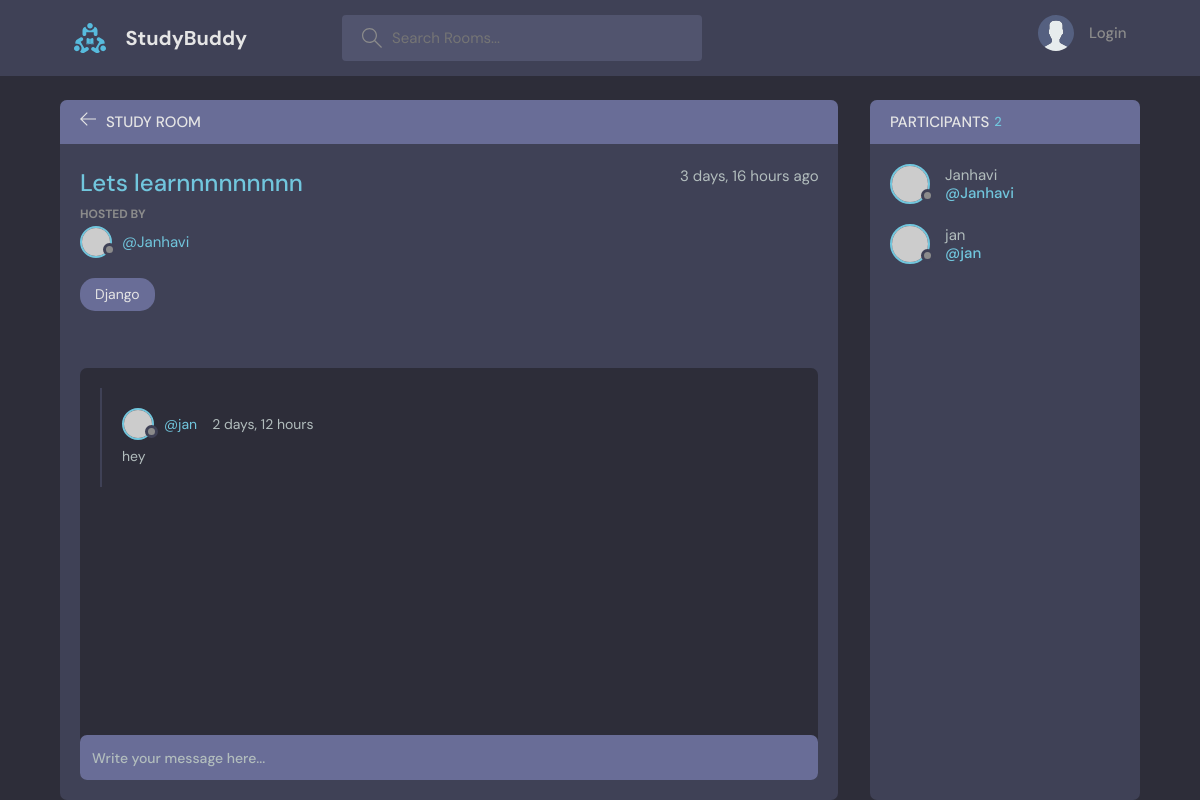
Page /room/3 on the committed database.
### base/models.py (models this page shows, shortened)
class Roomy(models.Model):
    host = models.ForeignKey(User,on_delete=models.SET_NULL,null=True)
    topic = models.ForeignKey(Topic,on_delete=models.SET_NULL,null=True)
    name = models.CharField(max_length=200)
    description = models.TextField(null=True,blank=True) #null field is allowed
    participants = models.ManyToManyField(User,related_name='participants',blank=True)
    updated = models.DateTimeField(auto_now=True) #takes a snapshot on everytime we save the room
    created = models.DateTimeField(auto_now_add=True) #takes snapshot when we first create the room
    class Meta:
        ordering = ['-updated','-created']

class Topic(models.Model):
    name = models.CharField(max_length=200)
    def __str__(self):
        return self.name

class Message(models.Model):
    user = models.ForeignKey(User,on_delete=models.CASCADE)
    room = models.ForeignKey(Roomy,on_delete=models.CASCADE) #if a room gets deleted all the messages gets deleted
    body = models.TextField()
    updated = models.DateTimeField(auto_now=True) #takes a snapshot on everytime we save/edit the post
    created = models.DateTimeField(auto_now_add=True) #takes snapshot when we first create the post
    class Meta:
        ordering = ['-updated','-created']

### base/views.py (the view, shortened to what this page needs)
# urls.py: path('room/<str:p>',views.room,name="room"),
def room(request,p):
    rm2 = Roomy.objects.get(id=p)
    msg=rm2.message_set.all().order_by('-created') #give us a set of messages that are related to this specific room
    participants = rm2.participants.all()
    context = {'room':rm2,'room_messages':msg,'participants':participants}
    return render(request, 'base/room.html',context)

### base/templates/base/room.html (shortened to what this page needs)
{% extends 'main.html' %}
{% block content %}
    <main class="profile-page layout layout--2">
      <div class="container">
        <div class="room">
          <div class="room__top">
            <div class="room__topLeft">
              <a href="{% url 'home' %}">
                <svg version="1.1" xmlns="http://www.w3.org/2000/svg" width="32" height="32" viewBox="0 0 32 32">
                  <title>arrow-left</title>
                  <path
                    d="M13.723 2.286l-13.723 13.714 13.719 13.714 1.616-1.611-10.96-10.96h27.625v-2.286h-27.625l10.965-10.965-1.616-1.607z"
                  ></path>
                </svg>
              </a>
              <h3>Study Room</h3>
            </div>
          </div>
          <div class="room__box scroll">
            <div class="room__header scroll">
              <div class="room__info">
                <h3>{{room.name}}</h3>
                <span>{{room.created|timesince}} ago</span>
              </div>
              <div class="room__hosted">
                <p>Hosted By</p>
                <a href="{% url 'user-profile' room.host.id %}" class="room__author">
                  <div class="avatar avatar--small">
                    <img src="https://randomuser.me/api/portraits/men/37.jpg" />
                  </div>
                  <span>@{{room.host}}</span>
                </a>
              </div>
              <span class="room__topics">{{room.topic}}</span>
            </div>
            <div class="room__conversation">
              <div class="threads scroll">
                {% for message in room_messages %}
                <div class="thread">
                  <div class="thread__top">
                    <div class="thread__author">
                      <a href="{% url 'user-profile' message.user.id %}" class="thread__authorInfo">
                        <div class="avatar avatar--small">
                          <img src="https://randomuser.me/api/portraits/men/37.jpg" />
                        </div>
                        <span>@{{message.user.username}}</span>
                      </a>
                      <span class="thread__date">{{message.created|timesince}}</span>
                    </div>
                  </div>
                  <div class="thread__details">
                    {{message.body}}
                  </div>
                </div>
                {% endfor %}
              </div>
            </div>
          </div>
          <div class="room__message">
            <form action="#"><input name="" placeholder="Write your message here..." /></form>
          </div>
        </div>
        <div class="participants">
          <h3 class="participants__top">Participants <span>{{participants.count}}</span></h3>
          <div class="participants__list scroll">
            {% for user in participants %}
            <a href="{% url 'user-profile' user.id %}" class="participant">
              <div class="avatar avatar--medium">
                <img src="https://randomuser.me/api/portraits/men/37.jpg" />
              </div>
              <p>
                {{user.username}}
                <span>@{{user.username}}</span>
              </p>
            </a>
            {% endfor %}
          </div>
        </div>
      </div>
    </main>
  {% endblock %}

### rows in the picture
Roomy: name "Lets learnnnnnnnnn", created "3 days, 16 hours", host "Janhavi", topic "Django"
Message: user.username "jan", created "2 days, 12 hours", body "hey"

### other values in the picture
{{ participants.count }} "2"
{{ user.username }} "Janhavi"
{{ user.username }} "jan"
